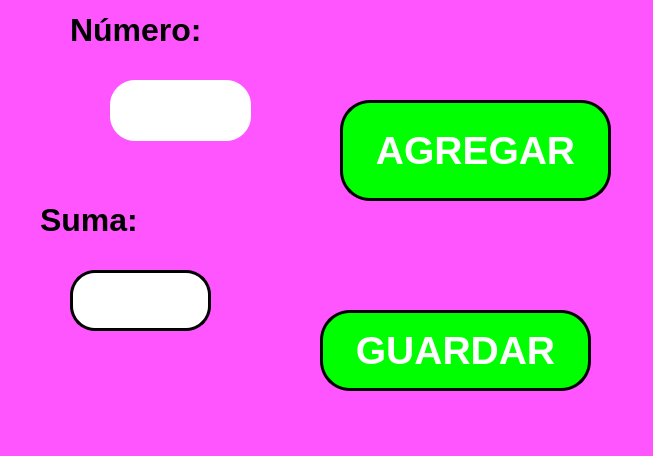
<?xml version="1.0" encoding="UTF-8"?>
<ui version="4.0">
 <class>MainWindow</class>
 <widget class="QMainWindow" name="MainWindow">
  <property name="geometry">
   <rect>
    <x>0</x>
    <y>0</y>
    <width>653</width>
    <height>456</height>
   </rect>
  </property>
  <property name="windowTitle">
   <string>MainWindow</string>
  </property>
  <property name="styleSheet">
   <string notr="true">background-color: rgb(255, 85, 255);</string>
  </property>
  <widget class="QWidget" name="centralwidget">
   <widget class="QPushButton" name="btn_agregar">
    <property name="geometry">
     <rect>
      <x>340</x>
      <y>100</y>
      <width>271</width>
      <height>101</height>
     </rect>
    </property>
    <property name="font">
     <font>
      <pointsize>29</pointsize>
      <weight>75</weight>
      <bold>true</bold>
     </font>
    </property>
    <property name="styleSheet">
     <string notr="true">background-color: rgb(0, 255, 0);
color: rgb(255, 255, 255);
border-radius: 30px;
border: 3px solid black;

</string>
    </property>
    <property name="text">
     <string>AGREGAR</string>
    </property>
   </widget>
   <widget class="QLineEdit" name="txt_numero">
    <property name="geometry">
     <rect>
      <x>110</x>
      <y>80</y>
      <width>141</width>
      <height>61</height>
     </rect>
    </property>
    <property name="font">
     <font>
      <pointsize>40</pointsize>
      <weight>75</weight>
      <bold>true</bold>
     </font>
    </property>
    <property name="styleSheet">
     <string notr="true">background-color: rgb(255, 255, 255);
border-radius:25px;
</string>
    </property>
    <property name="text">
     <string/>
    </property>
    <property name="alignment">
     <set>Qt::AlignCenter</set>
    </property>
   </widget>
   <widget class="QLabel" name="label">
    <property name="geometry">
     <rect>
      <x>70</x>
      <y>0</y>
      <width>201</width>
      <height>61</height>
     </rect>
    </property>
    <property name="text">
     <string>&lt;html&gt;&lt;head/&gt;&lt;body&gt;&lt;p&gt;&lt;span style=&quot; font-size:24pt; font-weight:700;&quot;&gt;Número:&lt;/span&gt;&lt;/p&gt;&lt;/body&gt;&lt;/html&gt;</string>
    </property>
   </widget>
   <widget class="QLabel" name="label_3">
    <property name="geometry">
     <rect>
      <x>40</x>
      <y>190</y>
      <width>141</width>
      <height>61</height>
     </rect>
    </property>
    <property name="text">
     <string>&lt;html&gt;&lt;head/&gt;&lt;body&gt;&lt;p&gt;&lt;span style=&quot; font-size:24pt; font-weight:700;&quot;&gt;Suma:&lt;/span&gt;&lt;/p&gt;&lt;/body&gt;&lt;/html&gt;</string>
    </property>
   </widget>
   <widget class="QLineEdit" name="txt_suma">
    <property name="geometry">
     <rect>
      <x>70</x>
      <y>270</y>
      <width>141</width>
      <height>61</height>
     </rect>
    </property>
    <property name="font">
     <font>
      <pointsize>40</pointsize>
      <weight>75</weight>
      <bold>true</bold>
     </font>
    </property>
    <property name="styleSheet">
     <string notr="true">background-color: rgb(255, 255, 255);
border-radius:25px;
border: 3px solid black;
</string>
    </property>
    <property name="text">
     <string/>
    </property>
    <property name="alignment">
     <set>Qt::AlignCenter</set>
    </property>
   </widget>
   <widget class="QPushButton" name="btn_guardar">
    <property name="geometry">
     <rect>
      <x>320</x>
      <y>310</y>
      <width>271</width>
      <height>81</height>
     </rect>
    </property>
    <property name="font">
     <font>
      <pointsize>29</pointsize>
      <weight>75</weight>
      <bold>true</bold>
     </font>
    </property>
    <property name="styleSheet">
     <string notr="true">background-color: rgb(0, 255, 0);
color: rgb(255, 255, 255);
border-radius: 30px;
border: 3px solid black;

</string>
    </property>
    <property name="text">
     <string>GUARDAR</string>
    </property>
   </widget>
  </widget>
  <widget class="QMenuBar" name="menubar">
   <property name="geometry">
    <rect>
     <x>0</x>
     <y>0</y>
     <width>653</width>
     <height>26</height>
    </rect>
   </property>
  </widget>
  <widget class="QStatusBar" name="statusbar"/>
 </widget>
 <resources/>
 <connections/>
</ui>
